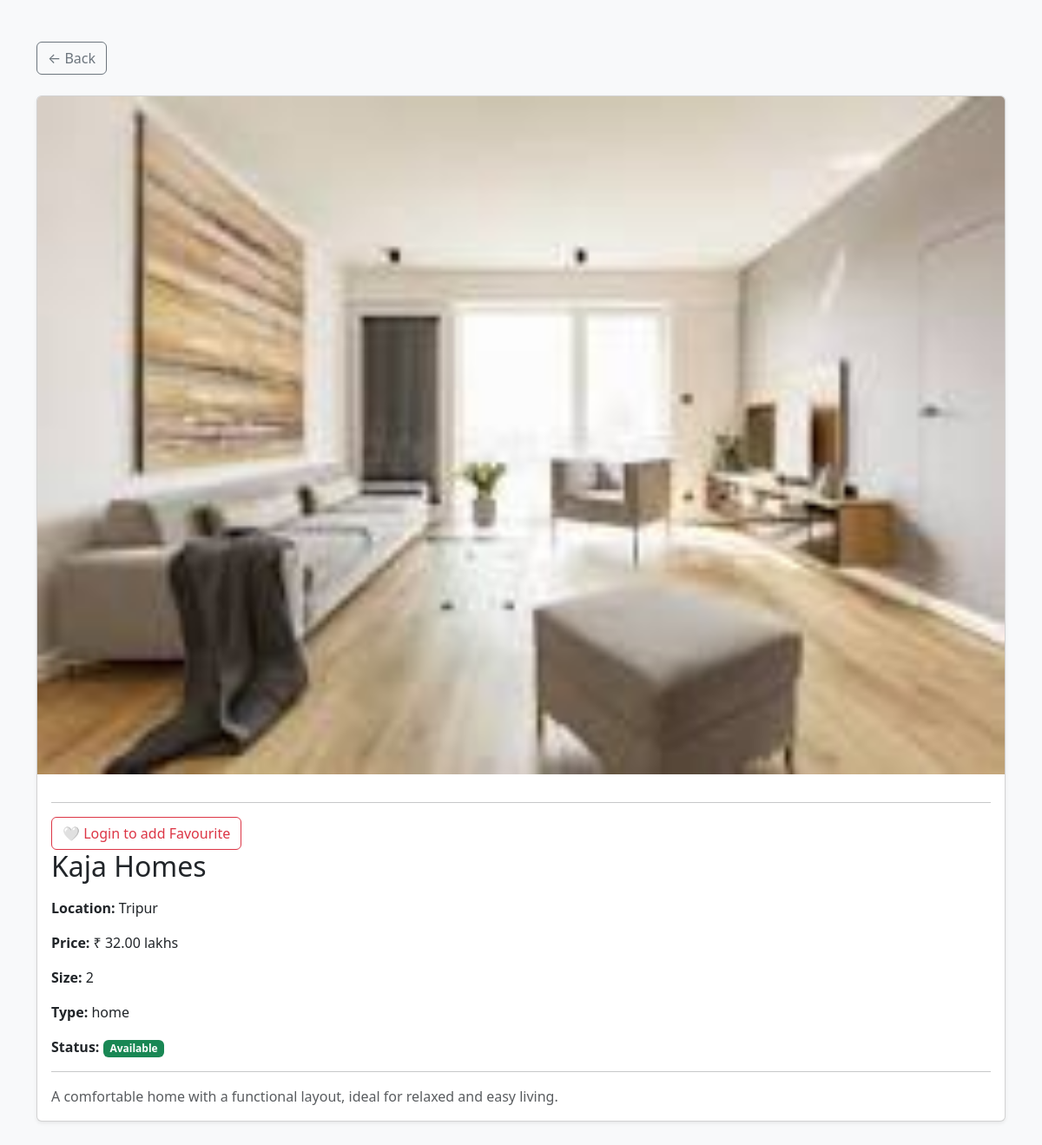
The app's page /property/8/ with its own data.
### real_estate/models.py (models this page shows, shortened)
class Property(models.Model):
    class PropertyType(models.TextChoices):
        HOME = "home", "Home"
        APARTMENT = "apartment", "Apartment"
    name = models.CharField(max_length=100)
    location = models.CharField(max_length=255)
    price = models.DecimalField(
        max_digits=10,
        decimal_places=2,
        validators=[MinValueValidator(0)],
        db_index=True,
    )
    size = models.PositiveIntegerField(help_text="Size in square feet")
    image = models.ImageField(upload_to="properties/", blank=True, null=True)
    property_type = models.CharField(
        max_length=20,
        choices=PropertyType.choices,
        default=PropertyType.HOME,
        db_index=True,
    )
    is_available = models.BooleanField(default=True)
    description = models.TextField(blank=True)
    time_added = models.DateTimeField(auto_now_add=True)
    class Meta:
        ordering = ["-time_added"]

### real_estate/views.py (the view)
# urls.py: path("property/<int:pk>/", views.property_detail, name="property_detail"),
def property_detail(request, pk):
    prop = get_object_or_404(Property, pk=pk)
    is_favourite = False
    if request.user.is_authenticated:
        is_favourite = Favourite.objects.filter(
            user=request.user, property=prop
        ).exists()
    return render(
        request,
        "property_detail.html",
        {
            "property": prop,
            "is_favourite": is_favourite,
        },
    )

### real_estate/templates/property_detail.html (shortened to what this page needs)
<!doctype html>
<html lang="en">
  <head>
    <link
      href="https://cdn.jsdelivr.net/npm/bootstrap@5.3.2/dist/css/bootstrap.min.css"
      rel="stylesheet"
    />
  </head>
  <body class="bg-light">
    <div class="container my-5">
      <a href="{% url 'index' %}" class="btn btn-outline-secondary mb-4">
        ← Back
      </a>
      <div class="card shadow-sm">
        {% if property.image %}
        <img
          src="{{ property.image.url }}"
          class="card-img-top img-fluid"
          alt="Image of {{ property.name }}"
        />
        {% endif %}
        <div class="card-body">
          <hr />
          {% if user.is_authenticated %}
          <a
            href="{% url 'toggle_favourite' property.pk %}"
            class="btn {% if is_favourite %}btn-danger{% else %}btn-outline-danger{% endif %}"
          >
            {% if is_favourite %} ❤️ Remove from Favourite {% else %} 🤍 Add to
            Favourite {% endif %}
          </a>
          {% else %}
          <a
            href="{% url 'login' %}?next={{ request.path }}"
            class="btn btn-outline-danger"
          >
            🤍 Login to add Favourite
          </a>
          {% endif %}
          <h2 class="card-title mb-3">{{ property.name }}</h2>
          <p class="card-text">
            <strong>Location:</strong> {{ property.location }}
          </p>
          <p class="card-text">
            <strong>Price:</strong> ₹ {{ property.price }} lakhs
          </p>
          <p class="card-text"><strong>Size:</strong> {{ property.size }}</p>
          <p class="card-text">
            <strong>Type:</strong> {{ property.property_type }}
          </p>
          <p class="card-text">
            <strong>Status:</strong>
            {% if property.is_available %}
            <span class="badge bg-success">Available</span>
            {% else %}
            <span class="badge bg-danger">Not Available</span>
            {% endif %}
          </p>
          <hr />
          <p class="card-text text-muted">{{ property.description }}</p>
        </div>
      </div>
    </div>
  </body>
</html>

### records on screen
Property: image (picture), name "Kaja Homes", location "Tripur", price "32.00", size "2", property_type "home", description "A comfortable home with a functional layout, ideal for relaxed and easy living."
